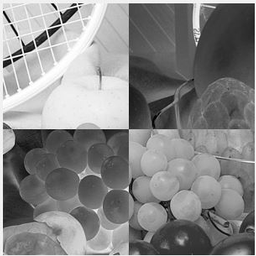
%> input picture exercises/eveaskari/4/2neg.JPG (cropped and resized to the size of MATLAB's example picture, made grey), 256 x 256 px, given in place of cameraman.png, which was not available
$ octave sub.m   (GNU Octave 9; MATLAB toolbox functions it lacks are replaced by stand-ins)
%> lines starting %> are read from the running program, lines starting %| are printed output that depends on the picture; pictures that were not available may be replaced by others from this repository, and a replacement may not be noted
clc;
close all;
clear;

img1 = rgb2gray(imread('MATLAB/cameraman.png'));
%> img1 is the input picture: size 256x256 uint8; min 0, max 255, mean 134.1
img2 = rgb2gray(imread('MATLAB/fruits.png'));
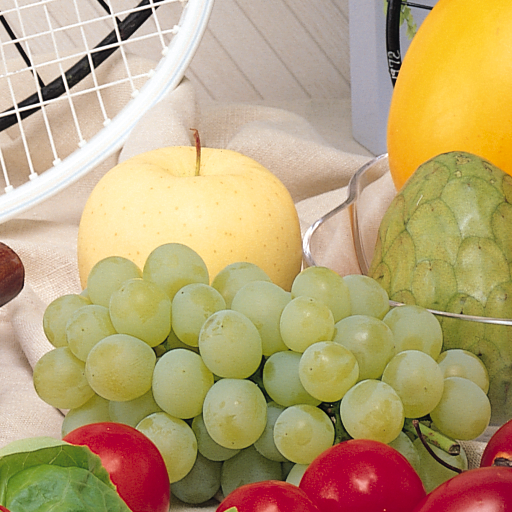
%> input picture exercises/eveaskari/4/fruits.png, 512 x 512 px
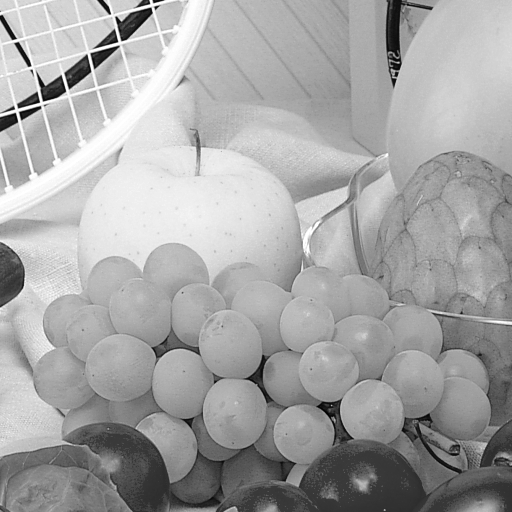
%> img2: size 512x512 uint8; min 0, max 255, mean 164.8
figure, subplot(1,2,1); imshow(img1);
subplot(1,2,2); imshow(img2);

[x ,y] = size(img1);
%> x = 256; y = 256
[w ,z] = size(img2);
%> w = 512; z = 512
g = w-199;
%> g = 313
f = z-199;
%> f = 313

img1 = img1(1:200 , 1:200 , :);
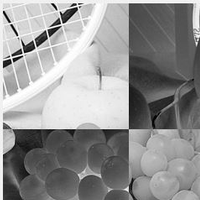
%> img1: size 200x200 uint8; min 0, max 255, mean 146.6
img2 = img2(g:w , f:z , :);
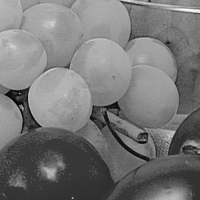
%> img2: size 200x200 uint8; min 0, max 255, mean 118.5

img1 = double(img1);
%> img1: size 200x200 double
img2 = double(img2);
%> img2: size 200x200 double

subtr = imsubtract(img1,img2);
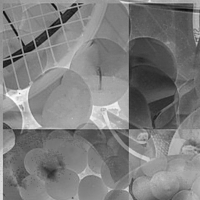
%> subtr: size 200x200 double; min -191, max 252, mean 28.1; drawn with min black and max white
figure, imshow(uint8(subtr));
%> after `imshow(uint8(subtr))`:
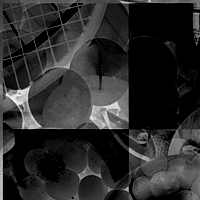
%> displayed picture: size 200x200, on the screen's scale of 0 to 255; min 0, max 252, mean 43.2
